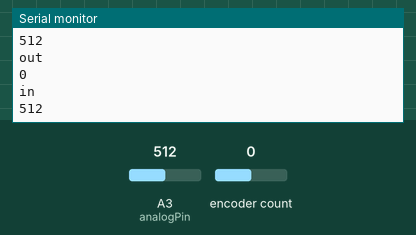
Bench run of a sketch on a simulated Arduino Uno, built with avr-gcc and run on an emulated ATmega328P. Shown: the last lines printed to the serial monitor. The test bench sets the inputs (shaded band); at power-on: encoder count 0, A3 (analogPin) = 512.

Above: at 1.2 s.
1.3 s: encoder count set to 1
At 2.0 s:
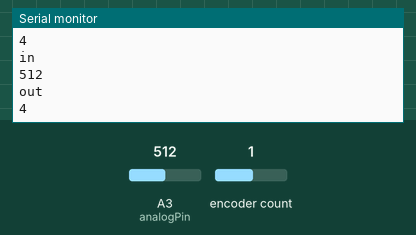
2.8 s: A3 (analogPin) set to 716
At 3.8 s:
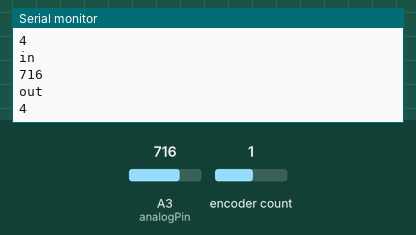
4.3 s: encoder count set to 2
At 5.3 s:
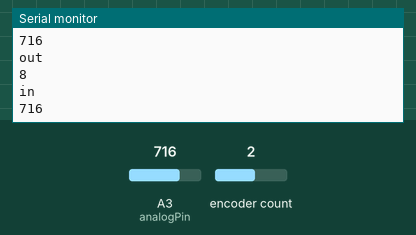
Timing chart, 0 to 5.7 s (numbered marks = the images above; inputs shaded):
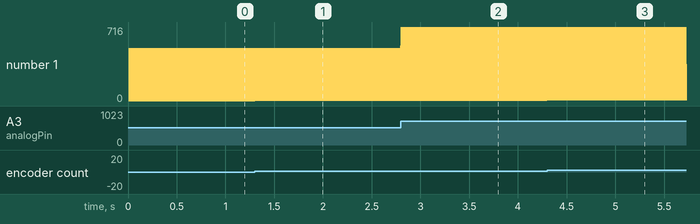

Measured:
- after the input at 1.3 s, the serial monitor: prints a new line at once (image 1)
- after the input at 2.8 s, the serial monitor: prints a new line at once (image 2)
- after the input at 4.3 s, the serial monitor: prints a new line at once (image 3)
- plotted number 1: 0 → 4 after the input at 1.3 s

The sketch:

analog_read.ino
```cpp
#include <Encoder.h>
#include<elapsedMillis.h>

int analogPin = 3;

int input_val = 0;           // variable to store the value read
long output_val = 0;

Encoder my_enc(2, 3);
elapsedMillis timer0,timer1;
#define interval 10

void setup()

{

  Serial.begin(115200);          //  setup serial
  timer0 = 0;
}


void loop()

{
  if (timer0 > interval) {
    timer1 = 0;
    input_val = analogRead(analogPin);    // read the input pin
    Serial.println("in");
    Serial.println(input_val);             // debug value
    output_val = my_enc.read();
    Serial.println("out");
    Serial.println(output_val);
    timer0 = timer0-interval+timer1;
  }
}
```
